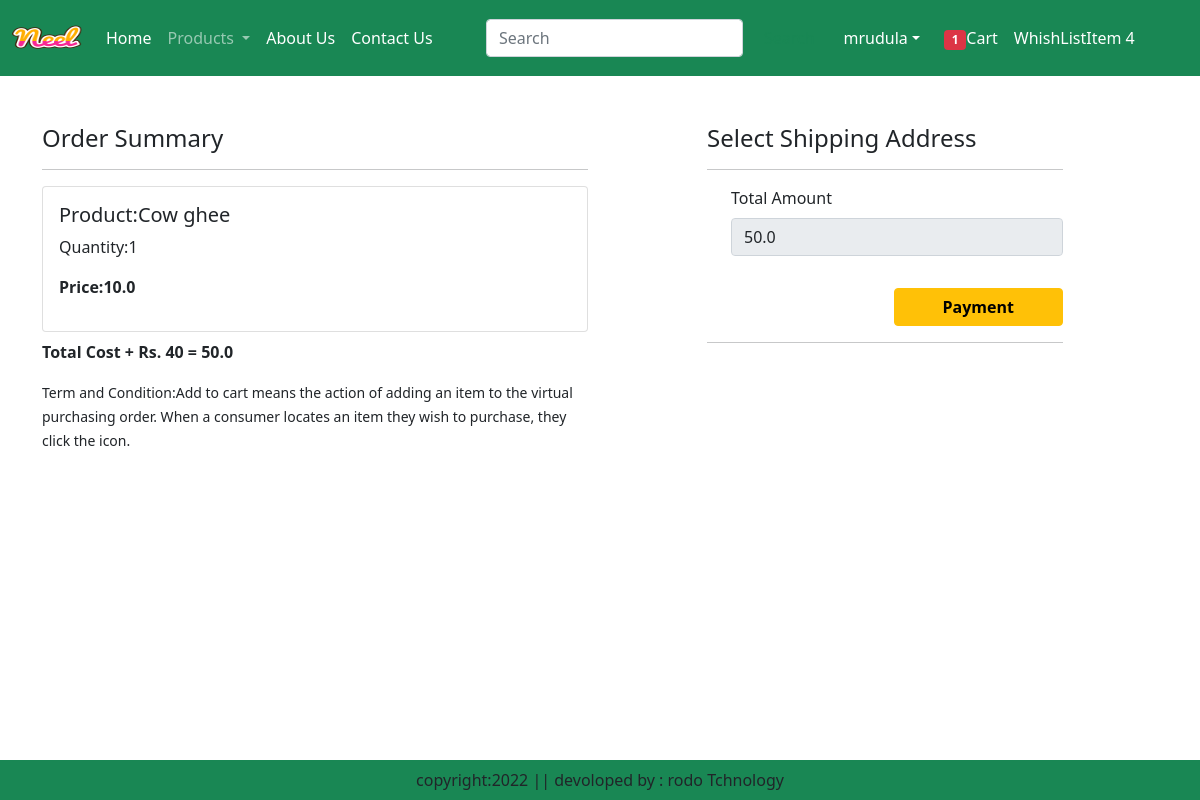
Page /checkout/ (signed in) on the committed database.
### eapp/models.py (models this page shows, shortened)
class Cart(models.Model):
    user=models.ForeignKey(User,on_delete=models.CASCADE)
    product=models.ForeignKey(Product,on_delete=models.CASCADE)
    quantity=models.PositiveIntegerField(default=1)

class Product(models.Model):
    title=models.CharField(max_length=100)
    selling_price=models.FloatField()
    discounted_price=models.FloatField()
    description=models.TextField()
    composition=models.TextField(default='')
    prodapp=models.TextField(default='')
    category=models.CharField(choices=CATEGORY_CHOICES,max_length=2)
    product_image=models.ImageField(upload_to='product')

### eapp/views.py (the view, shortened to what this page needs)
# urls.py: path('checkout/',views.checkout.as_view(),name='checkout'),
@method_decorator(login_required, name='dispatch')
class checkout(View):
    def get(self, request):
        totalitem=0
        if request.user.is_authenticated:
            totalitem=len(Cart.objects.filter(user=request.user))
        try:
            print(request.method)
            user = request.user
            add = Customer.objects.filter(user=user)
            cart_items = Cart.objects.filter(user=user)
            famount = 0
            for p in cart_items:
                value = p.quantity * p.product.discounted_price
                famount += value
            totalamount = famount + 40
            razoramount = int(totalamount * 100)
            client = razorpay.Client(auth=(settings.RAZOR_KEY_ID, settings.RAZOR_KEY_SECRET))
            data = {"amount": razoramount, "currency": "INR", "receipt": "order_rcptid_11"}
            payment_response = client.order.create(data=data)
            order_id=payment_response['id']
            order_status = payment_response['status']
            return render(request, 'checkout.html', locals())
        except Exception as e:
            print("Error:", e)
            return HttpResponse("An error occurred during checkout. Please try again later.")

### eapp/templates/checkout.html (shortened to what this page needs)
{% extends 'base.html' %}
{% load static%}
{% block main-content %}
<div class="container">
    <div class="row mt-5">
        <div class="col-sm-6">
            <h4>Order Summary </h4>
            <hr>
            {% for item in cart_items %}
            <div class="card mb-2">
                <div class="card-body">
                    <h5>Product:{{item.product.title}}</h5>
                    <p>Quantity:{{item.quantity}}</p>
                    <p class="fw-bold">Price:{{item.product.discounted_price}}</p>
                </div>
            </div>
            {% endfor %}
            <p class="fw-bold">Total Cost + Rs. 40 = {{totalamount}}</p>
            <small>Term and Condition:Add to cart means the action of adding an item to the virtual purchasing order.
                When a consumer locates an item they wish to purchase, they click the icon.</small>
        </div>
        <div class="col-sm-4 offset-sm-1">
            <h4>Select Shipping Address</h4>
            <hr>
            <form method="get" id="myform">
                <div class="form-check mb-3">
                    <label for="totalamount" class="form-label">Total Amount</label>
                    <input type="number" class="form-control" name="totalamount" value={{totalamount}} readonly>
                </div>
                <div class="text-end">
                    <button id="rzp-button1" type="submit" class="btn btn-warning mt-3 px-5 fw-bold">Payment</button>
                    <hr>
                </div>
            </form>
        </div>
    </div>
</div>
{% endblock main-content %}

### rows in the picture
Cart: product "Cow ghee", quantity "1", product.discounted_price "10.0"

### other values in the picture
{{ totalitem }} "1"
{{ totalamount }} "50.0"
